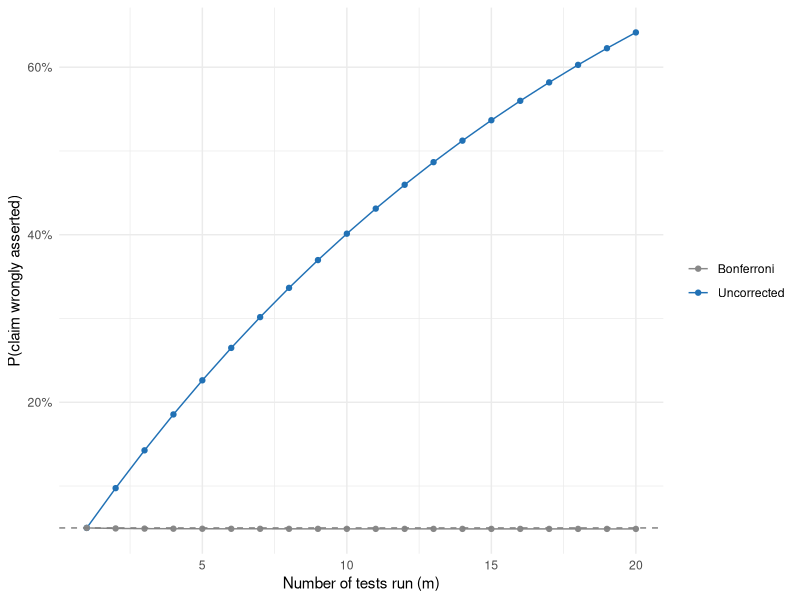
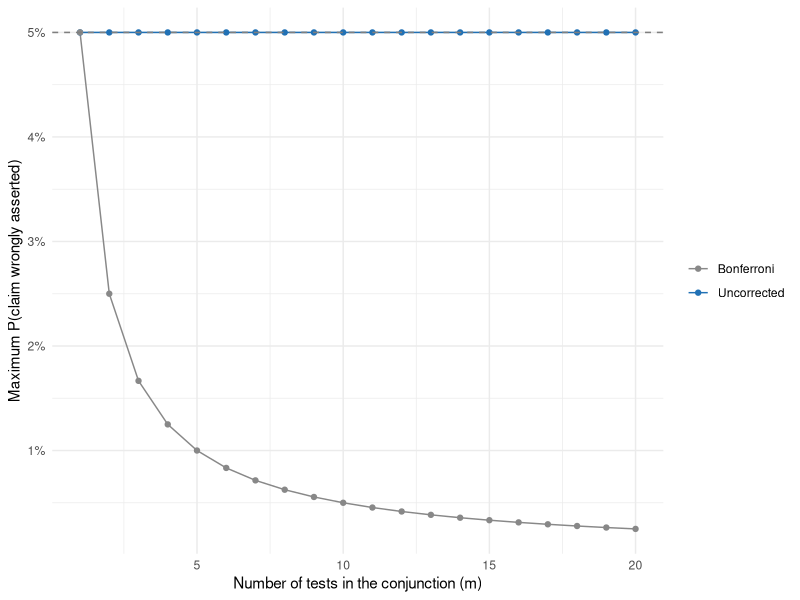

The R script that drew these images, in order:
## ---- chunk 1
#| label: setup
#| message: false
#| code-fold: true
library(tidyverse)

theme_set(theme_minimal())

color_primary <- "#2171b5"
color_secondary <- "#888888"
color_reference <- "gray50"
## ---- chunk 2
#| label: fwer-any-effect
#| code-fold: true
#| fig-cap: "Probability of wrongly claiming at least one real effect, without correction and under a Bonferroni correction, as a function of the number of tests run. The dashed line marks α = .05."

alpha <- 0.05
k_max <- 20

fwer_any_effect <- tibble(
  m = 1:k_max,
  Uncorrected = 1 - (1 - alpha)^m,
  Bonferroni = 1 - (1 - alpha / m)^m
) |>
  pivot_longer(
    c(Uncorrected, Bonferroni),
    names_to = "method",
    values_to = "fwer"
  )

ggplot(fwer_any_effect, aes(x = m, y = fwer, color = method)) +
  geom_line() +
  geom_point() +
  geom_hline(yintercept = alpha, linetype = "dashed", color = color_reference) +
  scale_y_continuous(labels = scales::percent_format()) +
  scale_color_manual(
    values = c("Uncorrected" = color_primary, "Bonferroni" = color_secondary)
  ) +
  labs(
    x = "Number of tests run (m)",
    y = "P(claim wrongly asserted)",
    color = NULL
  )
## ---- chunk 3
#| label: fwer-all-effects
#| code-fold: true
#| fig-cap: "Maximum probability of wrongly asserting the full conjunction, without correction and under a Bonferroni correction, as a function of the number of tests in the conjunction. The dashed line marks α = .05."

alpha <- 0.05
k_max <- 20

fwer_all_effects <- tibble(
  m = 1:k_max,
  Uncorrected = alpha,
  Bonferroni = alpha / m
) |>
  pivot_longer(
    c(Uncorrected, Bonferroni),
    names_to = "method",
    values_to = "fwer"
  )

ggplot(fwer_all_effects, aes(x = m, y = fwer, color = method)) +
  geom_line() +
  geom_point() +
  geom_hline(yintercept = alpha, linetype = "dashed", color = color_reference) +
  scale_y_continuous(labels = scales::percent_format()) +
  scale_color_manual(
    values = c("Uncorrected" = color_primary, "Bonferroni" = color_secondary)
  ) +
  labs(
    x = "Number of tests in the conjunction (m)",
    y = "Maximum P(claim wrongly asserted)",
    color = NULL
  )
